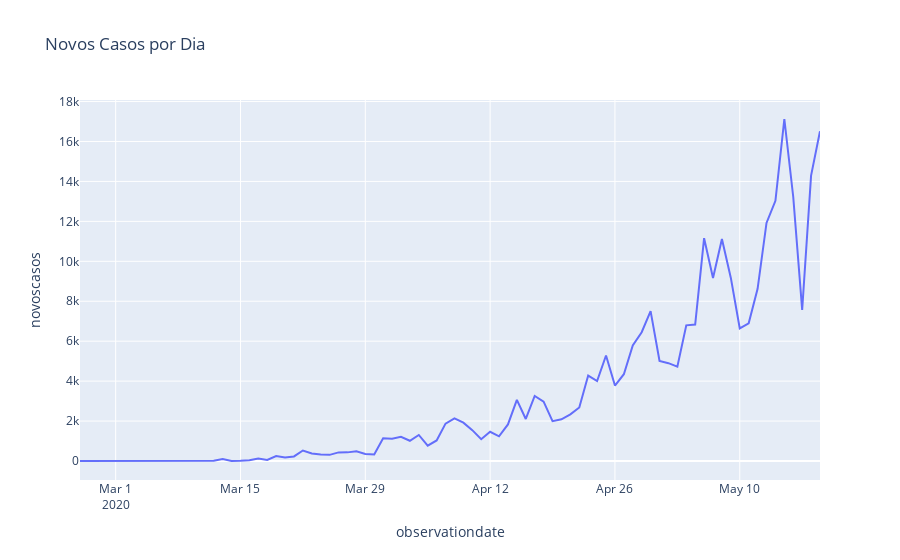

The code cell stored with this chart in its notebook:
### Code cell
# Visualizando
px.line(brasil, x="observationdate", y="novoscasos", title="Novos Casos por Dia")
